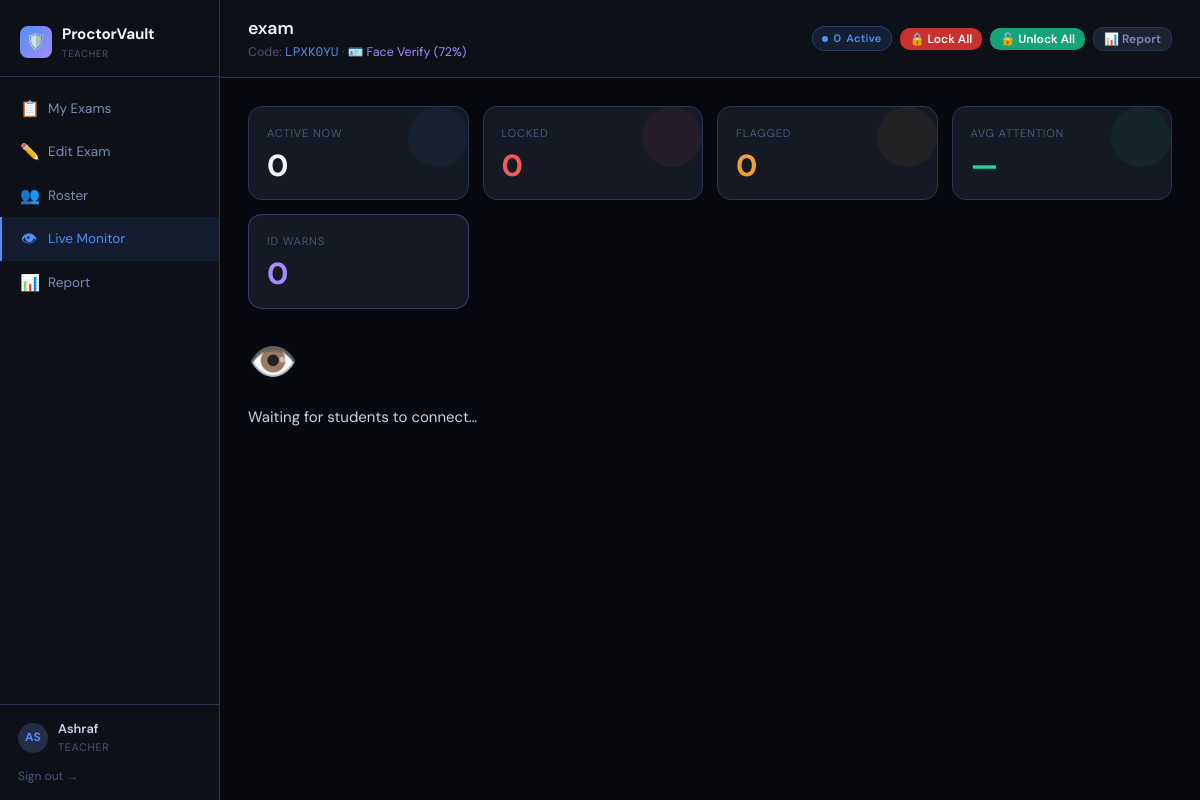
Page /teacher/exam/4d23a24d-66c8-4d96-b32e-f8b62472937f/monitor (signed in) on the committed database.
### tables this page shows
CREATE TABLE exams (
        id TEXT PRIMARY KEY, title TEXT NOT NULL, description TEXT,
        teacher_id INTEGER NOT NULL, exam_code TEXT UNIQUE NOT NULL,
        duration_mins INTEGER DEFAULT 60, max_attempts INTEGER DEFAULT 1,
        shuffle_q INTEGER DEFAULT 1,
        status TEXT DEFAULT 'draft' CHECK(status IN ('draft','active','closed')),
        created_at TEXT DEFAULT (datetime('now')),
        starts_at TEXT, ends_at TEXT,
        face_verify_enabled INTEGER DEFAULT 0,
        face_verify_thresh REAL DEFAULT 0.72,
        face_fail_limit INTEGER DEFAULT 3,
        FOREIGN KEY(teacher_id) REFERENCES users(id)
    );

### server.py (the view)
@app.route("/teacher/exam/<exam_id>/monitor")
@login_required(["teacher","admin"])
def monitor_exam(exam_id):
    exam=db_one("SELECT * FROM exams WHERE id=?",(exam_id,))
    if not exam: return "Not found",404
    sessions=db_query("SELECT * FROM exam_sessions WHERE exam_id=? AND status NOT IN ('submitted') ORDER BY started_at DESC",(exam_id,))
    return render_template("teacher/monitor.html",exam=exam,sessions=sessions,user=session)

### server.py (called while the page is built)
def get_db():
    c = sqlite3.connect(DB_PATH, check_same_thread=False)
    c.row_factory = sqlite3.Row
    return c

def db_query(sql, params=()):
    with db_lock:
        conn = get_db(); c = conn.cursor()
        c.execute(sql, params); rows = c.fetchall()
        conn.close(); return [dict(r) for r in rows]

def db_one(sql, params=()):
    r = db_query(sql, params); return r[0] if r else None

def login_required(roles=None):
    def decorator(f):
        @wraps(f)
        def wrapper(*args, **kwargs):
            if 'user_id' not in session: return redirect(url_for('login_page'))
            if roles and session.get('role') not in roles: return redirect(url_for('dashboard'))
            return f(*args, **kwargs)
        return wrapper
    return decorator

### templates/teacher/monitor.html (shortened to what this page needs)
{% extends "base.html" %}
{% block body %}
<div class="app-shell">
  <div class="sidebar">
    <div class="sidebar-logo"><div class="logo-mark">🛡️</div><div><span>ProctorVault</span><sub>Teacher</sub></div></div>
    <div class="nav-section">
      <a class="nav-item" href="/teacher"><span class="icon">📋</span>My Exams</a>
      <a class="nav-item" href="/teacher/exam/{{ exam.id }}/edit"><span class="icon">✏️</span>Edit Exam</a>
      <a class="nav-item" href="/teacher/exam/{{ exam.id }}/roster"><span class="icon">👥</span>Roster</a>
      <a class="nav-item active" href="#"><span class="icon">👁</span>Live Monitor</a>
      <a class="nav-item" href="/teacher/exam/{{ exam.id }}/report"><span class="icon">📊</span>Report</a>
    </div>
    <div class="sidebar-footer">
      <div class="sidebar-user"><div class="av">{{ user.name[:2].upper() }}</div><div class="info"><div class="name">{{ user.name }}</div><div class="role">{{ user.role }}</div></div></div>
      <a href="/logout" style="display:block;margin-top:10px;font-size:.75rem;color:var(--text3);">Sign out →</a>
    </div>
  </div>
  <div class="main-area">
    <div class="topbar">
      <div>
        <h2>{{ exam.title }}</h2>
        <div class="breadcrumb">
          Code: <span style="font-family:var(--mono);color:var(--accent);">{{ exam.exam_code }}</span>
          {% if exam.face_verify_enabled %} · <span style="color:#a78bfa;">🪪 Face Verify ({{ (exam.face_verify_thresh*100)|int }}%)</span>{% endif %}
        </div>
      </div>
      <div style="display:flex;gap:8px;align-items:center;flex-wrap:wrap;">
        <span class="badge badge-blue"><span class="live-dot"></span><span id="active-count">0</span> Active</span>
        <button class="btn btn-danger btn-sm" onclick="lockAll()">🔒 Lock All</button>
        <button class="btn btn-success btn-sm" onclick="unlockAll()">🔓 Unlock All</button>
        <a href="/teacher/exam/{{ exam.id }}/report" class="btn btn-ghost btn-sm">📊 Report</a>
      </div>
    </div>
    <div class="page-content">
      <div class="stats-grid" style="margin-bottom:20px;">
        <div class="stat-card s-blue"><div class="stat-label">Active Now</div><div class="stat-value" id="st-active">0</div></div>
        <div class="stat-card s-red"><div class="stat-label">Locked</div><div class="stat-value" id="st-locked" style="color:var(--red)">0</div></div>
        <div class="stat-card s-amber"><div class="stat-label">Flagged</div><div class="stat-value" id="st-flagged" style="color:var(--amber)">0</div></div>
        <div class="stat-card s-green"><div class="stat-label">Avg Attention</div><div class="stat-value" id="st-att" style="color:var(--green)">—</div></div>
        {% if exam.face_verify_enabled %}
        <div class="stat-card" style="border-color:rgba(167,139,250,.3);">
          <div class="stat-label">ID Warns</div>
          <div class="stat-value" id="st-id-warn" style="color:#a78bfa">0</div>
        </div>
        {% endif %}
      </div>
      <div class="student-grid" id="student-grid">
        <div class="empty-state" id="empty-msg">
          <div style="font-size:2.5rem;margin-bottom:12px;">👁️</div>
          <p>Waiting for students to connect…</p>
        </div>
      </div>
    </div>
  </div>
</div>
{% endblock %}

### templates/teacher/monitor.html (style rules this page uses)
.student-grid { display:grid;grid-template-columns:repeat(auto-fill,minmax(270px,1fr));gap:14px; }

### rows in the picture
exams: title "exam", exam_code "LPXK0YU", (exam.face_verify_thresh*100)|int "72"

### other values in the picture
{{ user.name[:2].upper() }} "AS"
{{ user.name }} "Ashraf"
{{ user.role }} "TEACHER"
